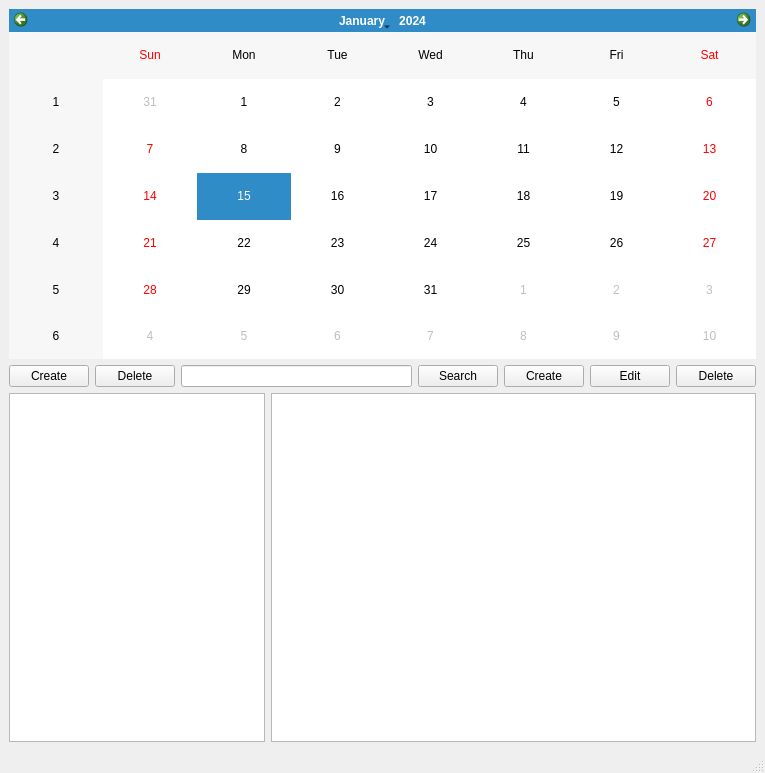
<?xml version="1.0" encoding="UTF-8"?>
<ui version="4.0">
 <class>MainWindow</class>
 <widget class="QMainWindow" name="MainWindow">
  <property name="geometry">
   <rect>
    <x>0</x>
    <y>0</y>
    <width>765</width>
    <height>773</height>
   </rect>
  </property>
  <property name="windowTitle">
   <string>Task Manager</string>
  </property>
  <property name="windowIcon">
   <iconset>
    <normaloff>../../Загрузки/Pictures/png/57e9326fa79c215766ed0447.png</normaloff>../../Загрузки/Pictures/png/57e9326fa79c215766ed0447.png</iconset>
  </property>
  <widget class="QWidget" name="centralwidget">
   <layout class="QVBoxLayout" name="verticalLayout">
    <item>
     <widget class="QCalendarWidget" name="calendarWidget">
      <property name="locale">
       <locale language="English" country="UnitedStates"/>
      </property>
     </widget>
    </item>
    <item>
     <layout class="QHBoxLayout" name="horizontalLayout">
      <item>
       <widget class="QPushButton" name="btnCreateProj">
        <property name="text">
         <string>Create</string>
        </property>
       </widget>
      </item>
      <item>
       <widget class="QPushButton" name="btnDeleteProj">
        <property name="text">
         <string>Delete</string>
        </property>
       </widget>
      </item>
      <item>
       <widget class="QLineEdit" name="lineSearch">
        <property name="inputMask">
         <string/>
        </property>
        <property name="text">
         <string/>
        </property>
       </widget>
      </item>
      <item>
       <widget class="QPushButton" name="btnSearch">
        <property name="text">
         <string>Search</string>
        </property>
       </widget>
      </item>
      <item>
       <widget class="QPushButton" name="btnCreateTask">
        <property name="text">
         <string>Create</string>
        </property>
       </widget>
      </item>
      <item>
       <widget class="QPushButton" name="btnEditTask">
        <property name="text">
         <string>Edit</string>
        </property>
       </widget>
      </item>
      <item>
       <widget class="QPushButton" name="btnDeleteTask">
        <property name="text">
         <string>Delete</string>
        </property>
       </widget>
      </item>
     </layout>
    </item>
    <item>
     <layout class="QHBoxLayout" name="horizontalLayout_2" stretch="0,10">
      <item>
       <widget class="QListWidget" name="listWidget_Projects"/>
      </item>
      <item>
       <widget class="QListWidget" name="listWidget_Tasks"/>
      </item>
     </layout>
    </item>
   </layout>
  </widget>
  <widget class="QStatusBar" name="statusbar"/>
 </widget>
 <resources/>
 <connections/>
</ui>
